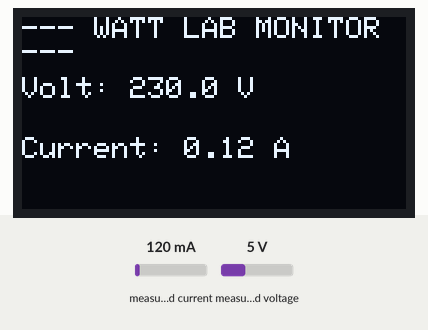
Simulated run of this sketch. Board: ESP32. Shown: 128×64 one-colour display. The test bench sets the inputs (shaded band); at power-on: measured current 120 mA, measured voltage 5 V. WiFi joins after 1.5 s; servers stay silent unless stated; no MQTT or app messages arrive unless stated; what the sketch prints to the serial monitor is not drawn.

Above: at 7.7 s.
7.8 s: measured current set to 40 mA
At 9.1 s:
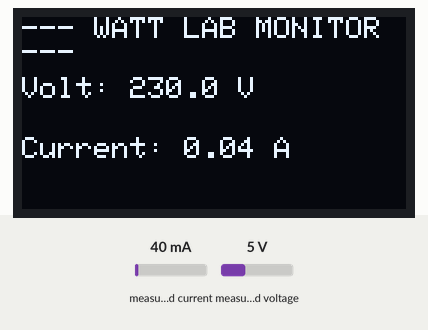
9.4 s: measured voltage set to 0.3 V
At 10.7 s:
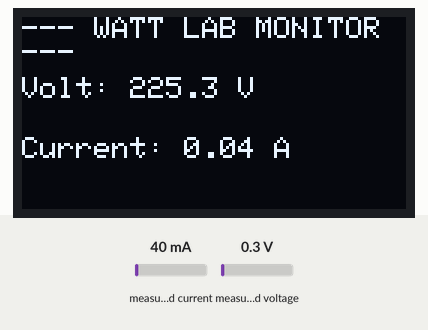
11.0 s: measured current set to 500 mA
At 12.3 s:
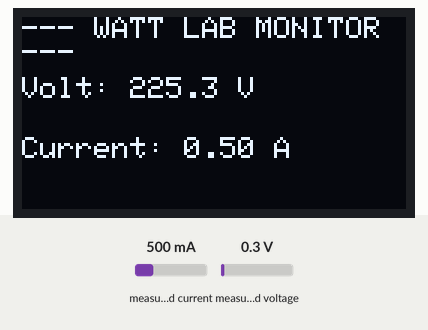
12.6 s: measured voltage set to 3.8 V
At 14.0 s:
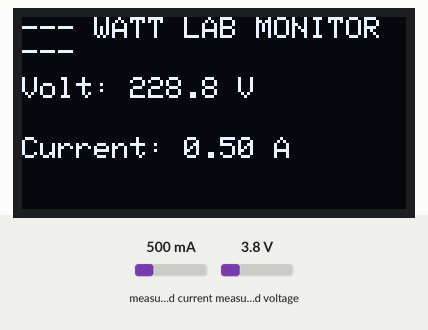
Timing chart, 0 to 15.2 s (numbered marks = the images above; inputs shaded):
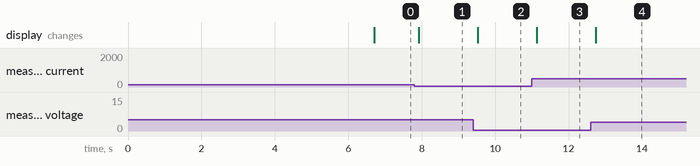

The sketch:

esp32_wattlab.ino
```cpp
#include <WiFi.h>
#include <PubSubClient.h>
#include <WiFiClientSecure.h>
#include <PZEM004Tv30.h>
#include <ArduinoJson.h>
#include <Wire.h>
#include <Adafruit_GFX.h>
#include <Adafruit_SSD1306.h>

// --- Configuration Écran OLED ---
#define SCREEN_WIDTH 128
#define SCREEN_HEIGHT 64
#define OLED_RESET    -1
Adafruit_SSD1306 display(SCREEN_WIDTH, SCREEN_HEIGHT, &Wire, OLED_RESET);

// --- Configuration Wi-Fi ---
const char* ssid = "MFCPOLE_GUEST";
const char* password = "welcometoneotex.";

// --- Configuration HiveMQ Cloud ---
const char* mqtt_server = "c2fc45f10b334380bd1c75d41d839425.s1.eu.hivemq.cloud";
const int mqtt_port = 8883;
const char* mqtt_user = "WattLab";
const char* mqtt_password = "WattLab@123";

WiFiClientSecure espClient;
PubSubClient client(espClient);
PZEM004Tv30 pzem(Serial2, 16, 17); // RX2 = 16, TX2 = 17

void setup_wifi() {
  delay(10);
  Serial.println();
  Serial.print("Connecting to ");
  Serial.println(ssid);
  WiFi.begin(ssid, password);
  while (WiFi.status() != WL_CONNECTED) {
    delay(500);
    Serial.print(".");
  }
  Serial.println("\nWiFi connected");
}

void reconnect() {
  while (!client.connected()) {
    Serial.print("Attempting MQTT connection...");
    if (client.connect("ESP32_WattLab_Client", mqtt_user, mqtt_password)) {
      Serial.println("connected");
      client.subscribe("wattlab/telemetry");
    } else {
      Serial.print("failed, rc=");
      Serial.print(client.state());
      Serial.println(" try again in 5 seconds");
      delay(5000);
    }
  }
}

void setup() {
  Serial.begin(115200);

  // Initialisation de l'écran OLED (Ma3adech fama for(;;) bech el carte matوقفش ken l'écran mouch mawjouda)
  if(!display.begin(SSD1306_SWITCHCAPVCC, 0x3C)) {
    Serial.println(F("SSD1306 allocation failed! Check wiring or I2C address (try 0x3D)."));
  } else {
    // Affichage de "WattLab" pendant 5 secondes (Splash Screen)
    display.clearDisplay();
    display.setTextSize(2);
    display.setTextColor(SSD1306_WHITE);
    display.setCursor(15, 25);
    display.println(F("WattLab"));
    display.display();
    delay(5000); // 5 secondes d'attente
  }

  setup_wifi();

  espClient.setInsecure(); // Bypass cert verification lel test
  client.setServer(mqtt_server, mqtt_port);
}

unsigned long lastMsg = 0;
void loop() {
  if (!client.connected()) {
    reconnect();
  }
  client.loop();

  unsigned long now = millis();
  if (now - lastMsg > 200) { // Kol 200ms
    lastMsg = now;

    float voltage = pzem.voltage();
    float current = pzem.current();
    float power = pzem.power();
    float energy = pzem.energy();
    float frequency = pzem.frequency();
    float pf = pzem.pf();

    if (isnan(voltage)) {
      Serial.println("Erreur f qeraa el PZEM!");

      // Affichage erreur fel OLED
      display.clearDisplay();
      display.setTextSize(1);
      display.setTextColor(SSD1306_WHITE);
      display.setCursor(0, 20);
      display.println(F("Erreur Lecture PZEM!"));
      display.display();
    } else {
      // Creer payload JSON
      StaticJsonDocument<256> doc;
      doc["voltage"] = voltage;
      doc["current"] = current;
      doc["power"] = power;
      doc["energy"] = energy;
      doc["frequency"] = frequency;
      doc["cos_phi"] = pf;

      char jsonBuffer[256];
      serializeJson(doc, jsonBuffer);

      // Publish lel HiveMQ
      client.publish("wattlab/telemetry", jsonBuffer);
      Serial.println("Data sent to HiveMQ: " + String(jsonBuffer));

      // --- Mettre à jour l'affichage sur l'OLED ---
      display.clearDisplay();

      // Titre
      display.setTextSize(1);
      display.setTextColor(SSD1306_WHITE);
      display.setCursor(0, 0);
      display.println(F("--- WATT LAB MONITOR ---"));

      // Voltage
      display.setCursor(0, 20);
      display.print(F("Volt: "));
      display.print(voltage, 1);
      display.println(F(" V"));

      // Courant
      display.setCursor(0, 40);
      display.print(F("Current: "));
      display.print(current, 2);
      display.println(F(" A"));

      display.display();
    }
  }
}
```

Measured:
- after the input at 7.8 s, the display: changes after 0.12 s (image 1)
- after the input at 9.4 s, the display: changes after 0.13 s (image 2)
- after the input at 11.0 s, the display: changes after 0.14 s (image 3)
- after the input at 12.6 s, the display: changes after 0.15 s (image 4)
